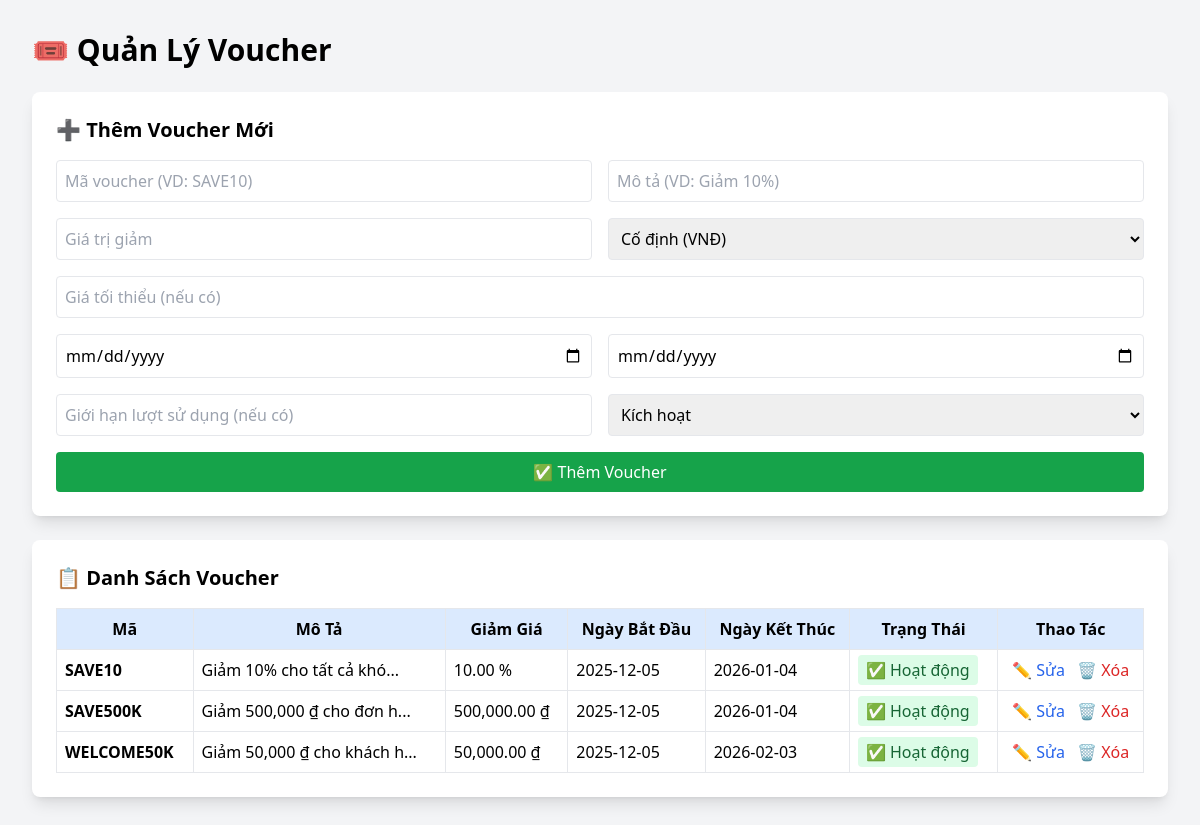
The page /page/admin/pages/vouchers.php (signed in) on the database its author committed.
### tables this page shows
CREATE TABLE `vouchers` (
  `id` int(11) NOT NULL,
  `code` varchar(50) NOT NULL,
  `description` varchar(255) DEFAULT NULL,
  `discount_value` decimal(10,2) NOT NULL,
  `discount_type` enum('fixed','percent') NOT NULL COMMENT 'fixed = số tiền cố định, percent = phần trăm',
  `min_order_value` decimal(10,2) DEFAULT NULL,
  `start_date` date NOT NULL,
  `end_date` date NOT NULL,
  `usage_limit` int(11) DEFAULT NULL,
  `status` enum('active','inactive') DEFAULT 'active',
  `created_at` timestamp NOT NULL DEFAULT current_timestamp(),
  `updated_at` timestamp NOT NULL DEFAULT current_timestamp() ON UPDATE current_timestamp()
);

### page/admin/pages/vouchers.php (the view, shortened to what this page needs)
<?php
include "../../../db.php";
$sql = "SELECT * FROM vouchers ORDER BY created_at DESC";
$result = $conn->query($sql);
$vouchers = [];
while ($row = $result->fetch_assoc()) {
    $vouchers[] = $row;
}
?>
<!DOCTYPE html>
<html lang="vi">
<head>
    <script src="https://cdn.tailwindcss.com"></script>
</head>
<body class="bg-gray-100 p-8">
    <div class="max-w-6xl mx-auto">
        <h1 class="text-3xl font-bold mb-6">🎟️ Quản Lý Voucher</h1>
        <div class="bg-white p-6 rounded-lg shadow-lg mb-6">
            <h2 class="text-xl font-bold mb-4">➕ Thêm Voucher Mới</h2>
            <form method="POST" class="grid grid-cols-2 gap-4">
                <input type="text" name="code" placeholder="Mã voucher (VD: SAVE10)" required class="border p-2 rounded col-span-1">
                <input type="text" name="description" placeholder="Mô tả (VD: Giảm 10%)" required class="border p-2 rounded col-span-1">
                <input type="number" name="discount_value" placeholder="Giá trị giảm" step="0.01" required class="border p-2 rounded">
                <select name="discount_type" required class="border p-2 rounded">
                    <option value="fixed">Cố định (VNĐ)</option>
                </select>
                <input type="number" name="min_order_value" placeholder="Giá tối thiểu (nếu có)" step="0.01" class="border p-2 rounded col-span-2">
                <input type="date" name="start_date" required class="border p-2 rounded">
                <input type="date" name="end_date" required class="border p-2 rounded">
                <input type="number" name="usage_limit" placeholder="Giới hạn lượt sử dụng (nếu có)" class="border p-2 rounded">
                <select name="status" required class="border p-2 rounded">
                    <option value="active">Kích hoạt</option>
                </select>
                <button type="submit" class="bg-green-600 text-white p-2 rounded col-span-2 hover:bg-green-700">✅ Thêm Voucher</button>
            </form>
        </div>
        <div class="bg-white p-6 rounded-lg shadow-lg">
            <h2 class="text-xl font-bold mb-4">📋 Danh Sách Voucher</h2>
            <?php if (count($vouchers) > 0): ?>
                <div class="overflow-x-auto">
                    <table class="w-full border-collapse">
                        <thead>
                            <tr class="bg-blue-100">
                                <th class="border p-2">Mã</th>
                                <th class="border p-2">Mô Tả</th>
                                <th class="border p-2">Giảm Giá</th>
                                <th class="border p-2">Ngày Bắt Đầu</th>
                                <th class="border p-2">Ngày Kết Thúc</th>
                                <th class="border p-2">Trạng Thái</th>
                                <th class="border p-2">Thao Tác</th>
                            </tr>
                        </thead>
                        <tbody>
                            <?php foreach ($vouchers as $voucher): ?>
                                <tr class="hover:bg-gray-50">
                                    <td class="border p-2 font-bold"><?= htmlspecialchars($voucher['code']) ?></td>
                                    <td class="border p-2"><?= htmlspecialchars(substr($voucher['description'], 0, 30)) ?>...</td>
                                    <td class="border p-2">
                                        <?= number_format($voucher['discount_value'], 2) ?>
                                        <?= $voucher['discount_type'] === 'percent' ? '%' : '₫' ?>
                                    </td>
                                    <td class="border p-2"><?= $voucher['start_date'] ?></td>
                                    <td class="border p-2"><?= $voucher['end_date'] ?></td>
                                    <td class="border p-2">
                                        <span class="<?= $voucher['status'] === 'active' ? 'bg-green-100 text-green-800' : 'bg-red-100 text-red-800' ?> px-2 py-1 rounded">
                                            <?= $voucher['status'] === 'active' ? '✅ Hoạt động' : '❌ Tắt' ?>
                                        </span>
                                    </td>
                                    <td class="border p-2 text-center">
                                        <button onclick="editVoucher(<?= $voucher['id'] ?>)" class="text-blue-600 hover:underline mr-2">✏️ Sửa</button>
                                        <button onclick="deleteVoucher(<?= $voucher['id'] ?>)" class="text-red-600 hover:underline">🗑️ Xóa</button>
                                    </td>
                                </tr>
                            <?php endforeach; ?>
                        </tbody>
                    </table>
                </div>
            <?php else: ?>
                <p class="text-gray-600">Chưa có voucher nào. Thêm voucher mới ở phía trên!</p>
            <?php endif; ?>
        </div>
    </div>
</body>
</html>

### rows shown on the page
vouchers: code "SAVE10", description "Giảm 10% cho tất cả khó", discount_value "10.00", start_date "2025-12-05", end_date "2026-01-04", status "✅ Hoạt động"
vouchers: code "SAVE500K", description "Giảm 500,000 ₫ cho đơn h", discount_value "500,000.00", start_date "2025-12-05", end_date "2026-01-04", status "✅ Hoạt động"
vouchers: code "WELCOME50K", description "Giảm 50,000 ₫ cho khách h", discount_value "50,000.00", start_date "2025-12-05", end_date "2026-02-03", status "✅ Hoạt động"
